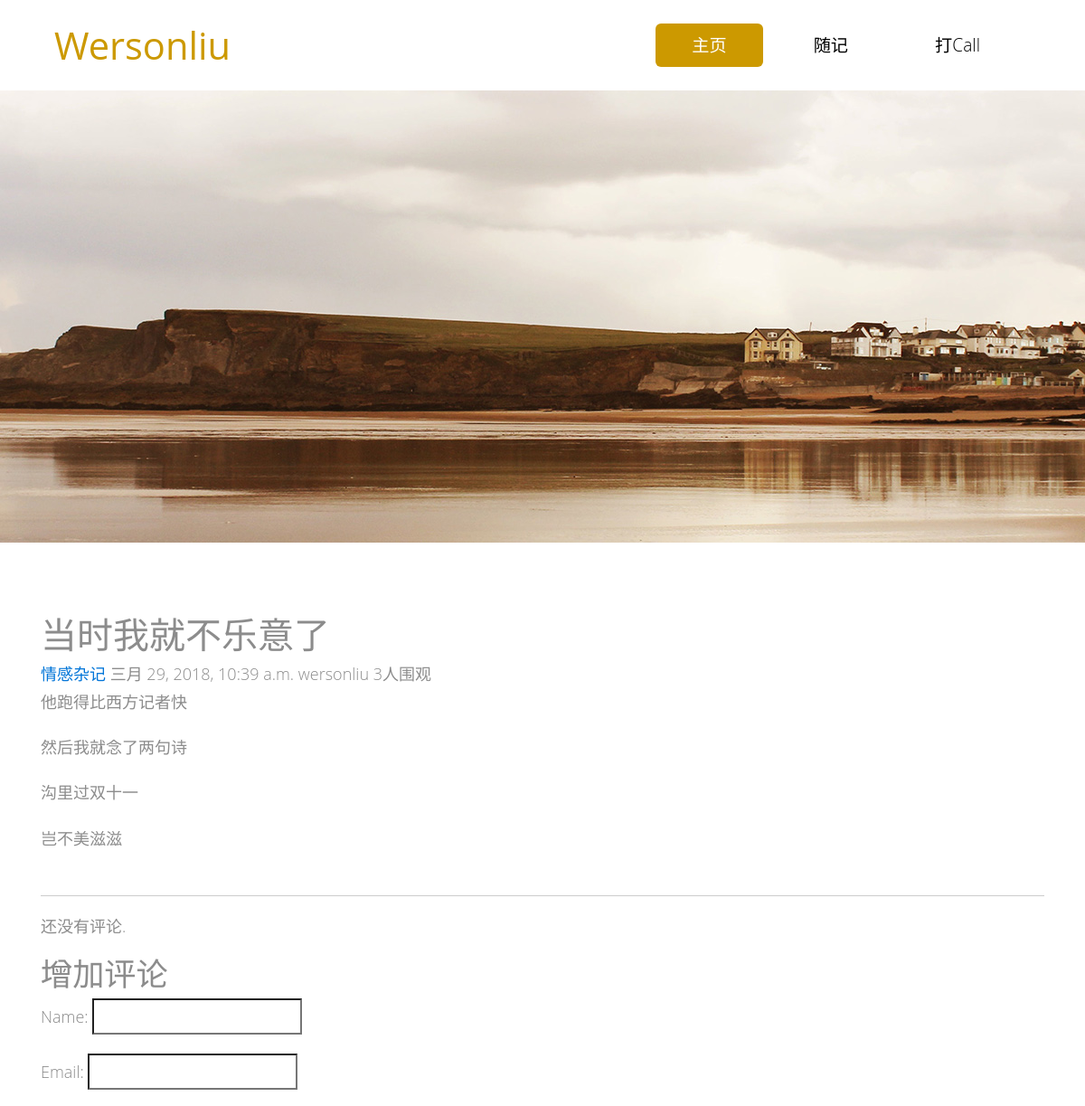
Page /post/4/ (upper part) on the earlier database version.
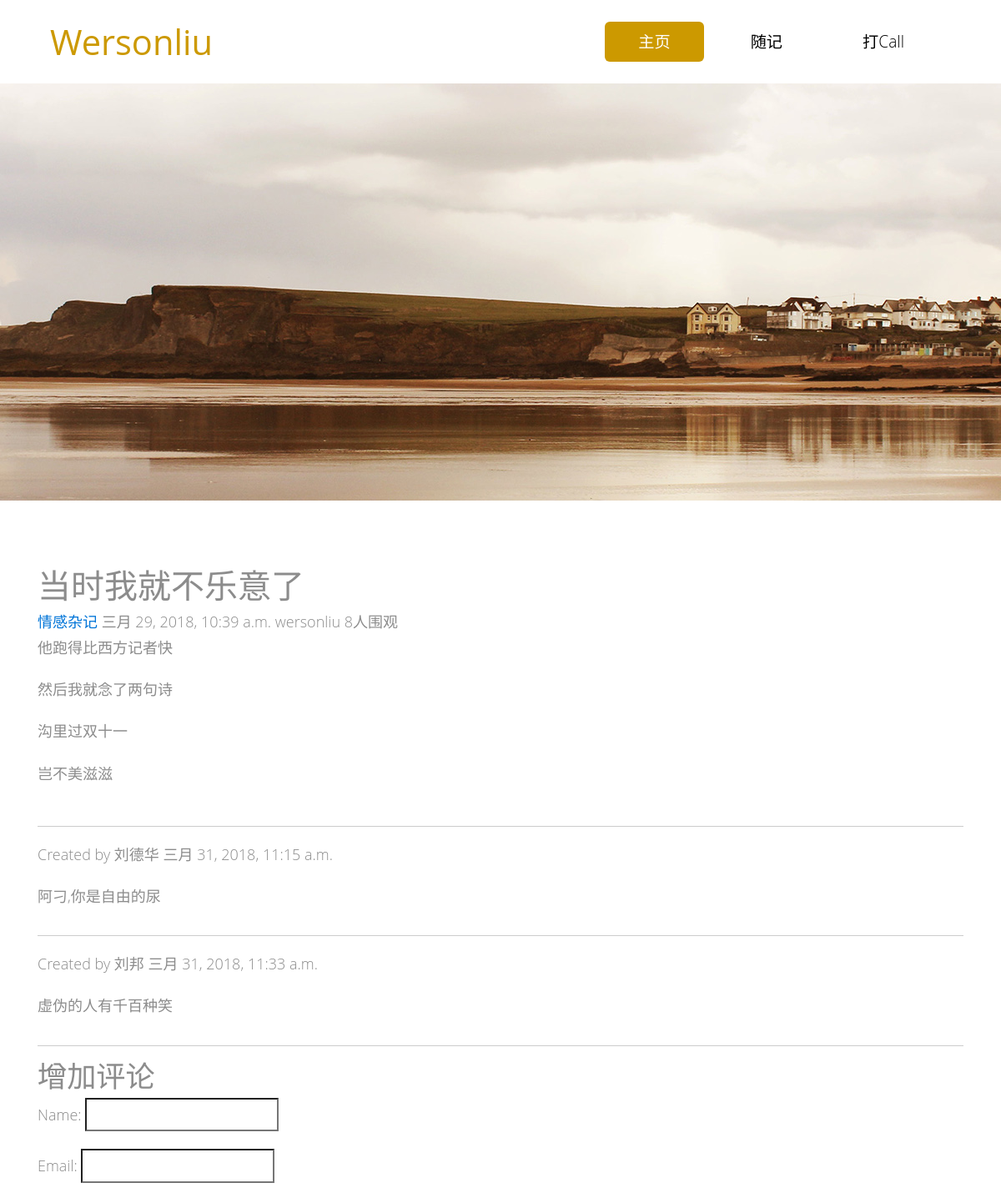
Same page on the later database version.
### blog/models.py (models this page shows, shortened)
@python_2_unicode_compatible
class Post(models.Model):
    title = models.CharField(max_length=70, verbose_name=u"标题")
    body = models.TextField(verbose_name=u"正文")
    created_time = models.DateTimeField(verbose_name=u"创建时间")
    modified_time = models.DateTimeField(verbose_name=u"修改时间")
    excerpt = models.CharField(max_length=200, blank=True, verbose_name=u"摘要")
    category = models.ForeignKey(Category, verbose_name=u"分类")
    tags = models.ManyToManyField(Tag, verbose_name=u"标签")
    author = models.ForeignKey(User, verbose_name=u"作者")
    views = models.PositiveIntegerField(default=0)
    class Meta:
        verbose_name = u"文章信息"
        verbose_name_plural = verbose_name

@python_2_unicode_compatible
class Category(models.Model):
    name = models.CharField(max_length=100, verbose_name=u"分类")
    def __str__(self):
        return self.name

@python_2_unicode_compatible
class CommentPost(models.Model):
    post = models.ForeignKey(Post, related_name='comments')
    name = models.CharField(max_length=80)
    email = models.EmailField()
    body = models.TextField()
    created = models.DateTimeField(auto_now_add=True)
    updated = models.DateTimeField(auto_now=True)
    active = models.BooleanField(default=True)
    class Meta:
        ordering = ('created',)
        verbose_name = u'文章评论'
        verbose_name_plural = verbose_name

### blog/views.py (the view)
# urls.py: url(r'^post/(?P<pk>[0-9]+)/$', views.post_detail, name='detail'),
def post_detail(request, pk):
    post = get_object_or_404(Post, pk=pk)
    comments = post.comments.filter(active=True)
    new_comment = None
    if request.method == 'POST':
        commentpost_form = CommentPostForm(data=request.POST)
        if commentpost_form.is_valid():
            new_comment = commentpost_form.save(commit=False)
            new_comment.post = post
            new_comment.save()
            return redirect(post)
    else:
        commentpost_form = CommentPostForm()
    return render(request, 'detail.html', {'post': post,
                                           'comments': comments,
                                           'new_comment': new_comment,
                                           'commentpost_form': commentpost_form})

### blog/forms.py
class CommentPostForm(forms.ModelForm):
    class Meta:
        model = CommentPost
        fields = ('name', 'email', 'body')

### templates/detail.html (shortened to what this page needs)
{% load staticfiles %}
{% load markdown_deux_tags %}
<!DOCTYPE html>
<html>
<head>
    <link rel="stylesheet" href="{% static 'css/bootstrap.min.css' %}">
    <link rel="stylesheet" href="{% static 'css/templatemo-style.css' %}">
    <link rel="stylesheet" href="{% static 'css/github.css' %}">
</head>
<body>
<div class="tm-header">
    <div class="container-fluid">
        <div class="tm-header-inner">
            <a href="#" class="navbar-brand tm-site-name">Wersonliu</a>
            <nav class="navbar tm-main-nav">
                <div class="collapse navbar-toggleable-sm" id="tmNavbar">
                    <ul class="nav navbar-nav">
                        <li class="nav-item active">
                            <a href="{% url 'blog:index' %}" class="nav-link">主页</a>
                        </li>
                        <li class="nav-item">
                            <a href="{% url 'blog:blog_list' %}" class="nav-link">随记</a>
                        </li>
                        <li class="nav-item">
                            <a href="{% url 'blog:message' %}" class="nav-link">打Call</a>
                        </li>
                    </ul>
                </div>
            </nav>
        </div>
    </div>
</div>
<div class="tm-home-img-container">
</div>
<section class="tm-section">
    <div class="container-fluid">
        <div class="row">
            <article class="post post-1">
                <header class="entry-header">
                    <h1 class="entry-title">{{ post.title }}</h1>
                    <div class="entry-meta">
                        <span class="post-category"><a
                                href="{% url 'blog:category' post.category.pk %}">{{ post.category }}</a></span>
                        <span class="post-date"><time class="entry-date"
                                                      datetime="2012-11-09T23:15:57+00:00">{{ post.created_time }}</time></span>
                        <span class="post-author">{{ post.author }}</span>
                        <span class="views-count">{{ post.views }}人围观</span>
                    </div>
                </header>
                <div class="entry-content clearfix">
                    {{ post.body |safe|markdown }}
                </div>
            </article>
            <hr class="tm-margin-t-small">
            {% for comment in comments %}
                <div class="comment">
                    <p class="info">
                        Created by {{ comment.name }}
                        {{ comment.created }}
                    </p>
                    {{ comment.body|linebreaks }}
                </div>
                <hr class="tm-margin-t-small">
            {% empty %}
                <p>还没有评论.</p>
            {% endfor %}
            {% if new_comment %}
                <h2>添加成功.</h2>
            {% else %}
                <h2>增加评论</h2>
                <form action="." method="post">
                    {{ commentpost_form.as_p }}
                </form>
            {% endif %}
        </div>
    </div>
</section>
</body>
</html>

Differences in the rows shown:
changed Post "当时我就不乐意了": views "3" → "8"
added CommentPost: name "刘德华", created "三月 31, 2018, 11:15 a.m.", body "阿刁,你是自由的尿"
added CommentPost: name "刘邦", created "三月 31, 2018, 11:33 a.m.", body "虚伪的人有千百种笑"
Other differences:
text no longer shown: "还没有评论."
